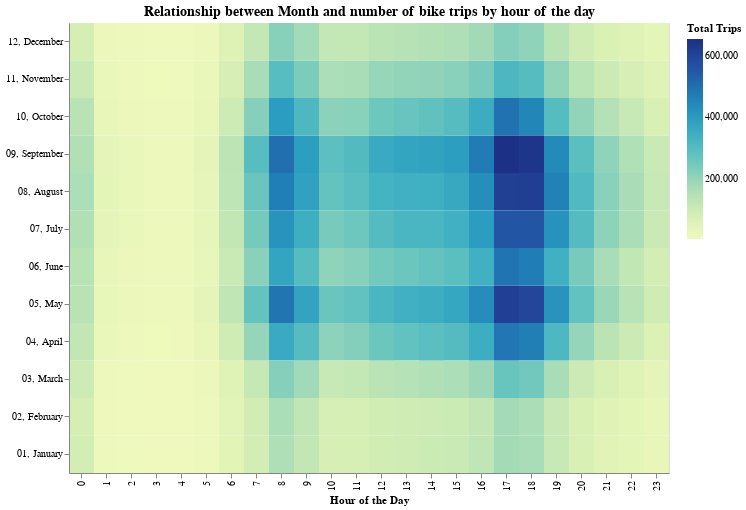

Notebook source saved alongside this figure:
### Code cell
heatmap = alt.Chart(dataframe2, title = 'Relationship between Month and number of bike trips by hour of the day').mark_rect(size=100).encode(
    x = alt.X('hour:O', #ordinal
             axis=alt.Axis(labels=True, title="Hour of the Day", ticks=True)),
    y = alt.Y('month:O', #ordinal
              axis=alt.Axis(labels=True, title="", ticks=True),
              sort=alt.SortField(
              field='month',
              order="descending")),
    color = alt.Color('total_trips', title='Total Trips'),
    tooltip=[alt.Tooltip('total_trips', title='# Trips'),
            alt.Tooltip('month', title='Month'),
            alt.Tooltip('hour', title='Hour')]).interactive().properties(width=600, height=450)
heatmap.configure_title(fontSize=14)

### Figure 1 — Vega-Lite specification as saved in the notebook (floating-point values rounded to 4 significant figures; data arrays with more than 128 entries replaced by an {"elided": "..."} marker saying what was removed)
{"config": {"view": {"continuousWidth": 400, "continuousHeight": 300}, "title": {"fontSize": 14}}, "data": {"name": "data-0d00affbcd8cd8c4443de24ec54f38c7"}, "mark": {"type": "rect", "size": 100}, "encoding": {"color": {"field": "total_trips", "title": "Total Trips", "type": "quantitative"}, "tooltip": [{"field": "total_trips", "title": "# Trips", "type": "quantitative"}, {"field": "month", "title": "Month", "type": "nominal"}, {"field": "hour", "title": "Hour", "type": "quantitative"}], "x": {"axis": {"labels": true, "ticks": true, "title": "Hour of the Day"}, "field": "hour", "type": "ordinal"}, "y": {"axis": {"labels": true, "ticks": true, "title": ""}, "field": "month", "sort": {"field": "month", "order": "descending"}, "type": "ordinal"}}, "height": 450, "selection": {"selector008": {"type": "interval", "bind": "scales", "encodings": ["x", "y"]}}, "title": "Relationship between Month and number of bike trips by hour of the day", "width": 600, "$schema": "https://vega.github.io/schema/vega-lite/v4.17.0.json", "datasets": {"data-0d00affbcd8cd8c4443de24ec54f38c7": {"elided": "288 records"}}}
